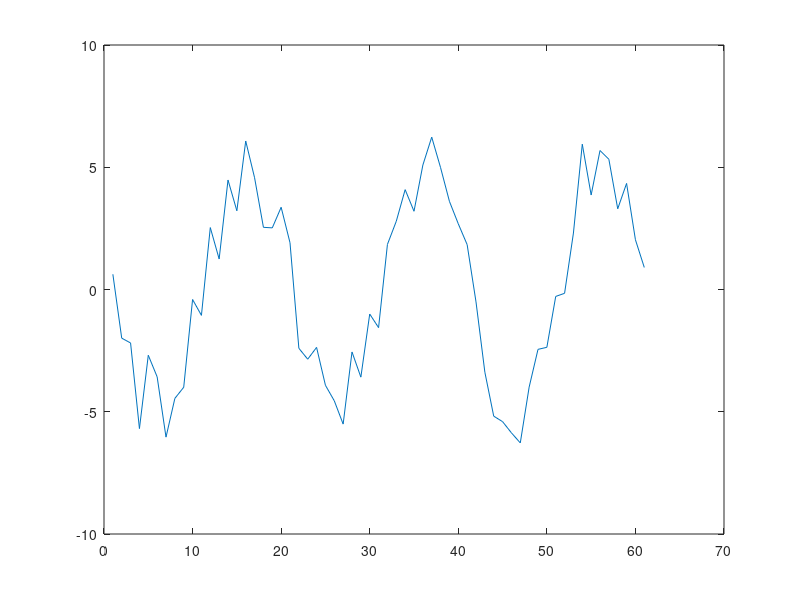
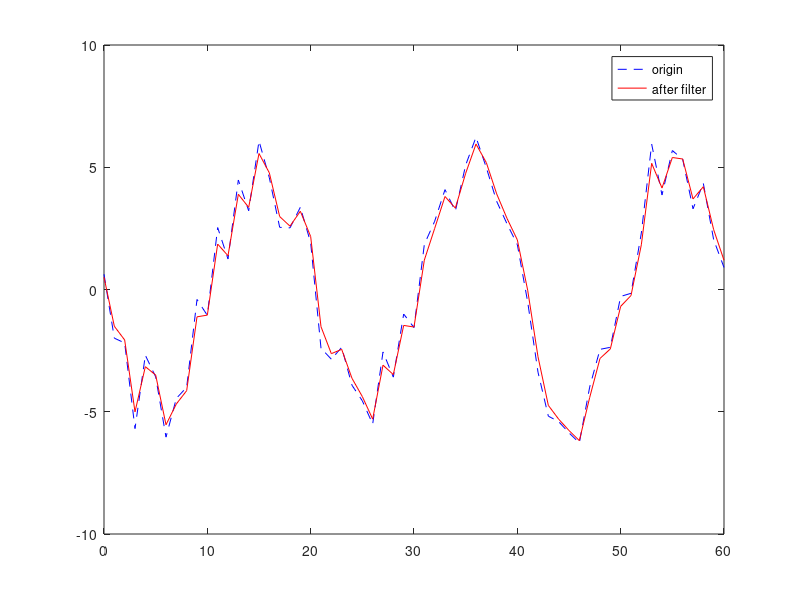
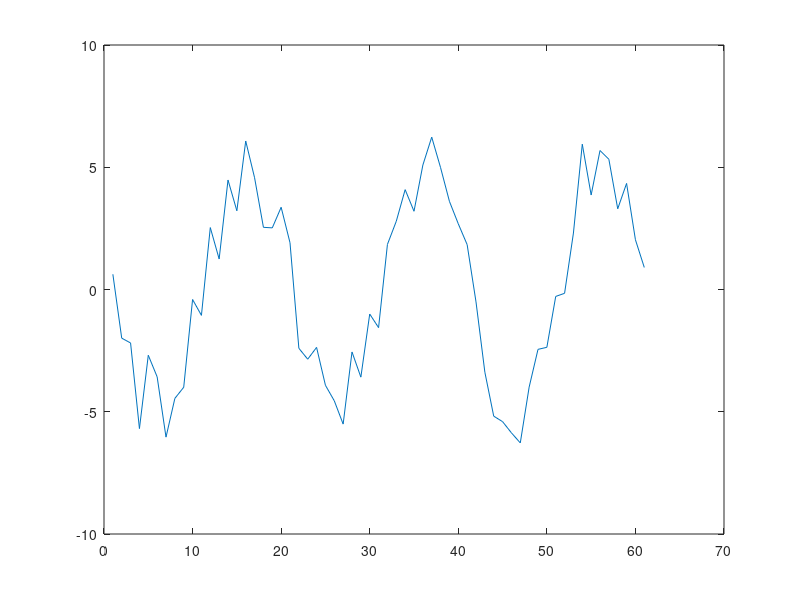
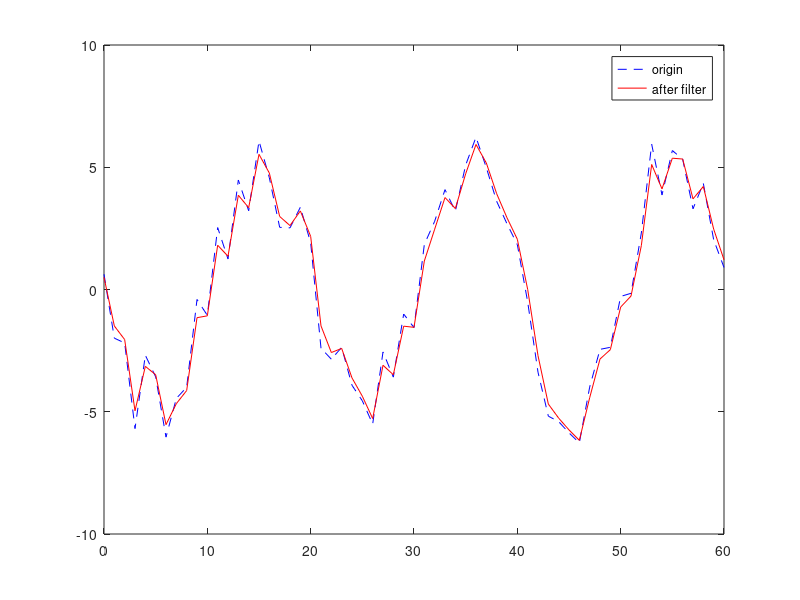

Source code (MATLAB) for these figures, in order:
function y = linfil()
    MX = 60;

    function _s = gets(n)
        _s = 5 * sin((pi / 10) .* n + 3) .* (n >= 0);
    end

    function _sf = filt(_x, _b, _N)
        len = size(_x, 2);
        z = [zeros(1, _N-1), _x];
        a = zeros(1, _N);
        a(1) = (1 - _b) / (1 - _b^_N);
        for i = 2:_N
            a(i) = a(i-1) * _b;
        end
        a = a(N:-1:1);
        _sf = zeros(1, len);
        for i = 1:len
            _sf(i) = sum(z(i:i+_N-1) .* a);
        end
    end

    rg = 0:MX;
    s = gets(rg);
    v = randn(1, 61);
    x = s + v;

    b = 0.2;
    N = 3;
    plot(x);
    print -djpg p5.jpg; % Save fig to p5.jpg
    sf = filt(x, b, N);
    plot(rg, x, '--b', rg, sf, '-r');
    legend('origin', 'after filter');
    print -djpg p6.jpg; % Save fig to p6.jpg

    b = 0.2;
    N = 10;
    plot(x);
    print -djpg p7.jpg; % Save fig to p7.jpg
    sf = filt(x, b, N);
    plot(rg, x, '--b', rg, sf, '-r');
    legend('origin', 'after filter');
    print -djpg p8.jpg; % Save fig to p8.jpg

    b = 0.5;
    N = 3;
    plot(x);
    print -djpg p9.jpg; % Save fig to p9.jpg
    sf = filt(x, b, N);
    plot(rg, x, '--b', rg, sf, '-r');
    legend('origin', 'after filter');
    print -djpg p10.jpg; % Save fig to p10.jpg
end
